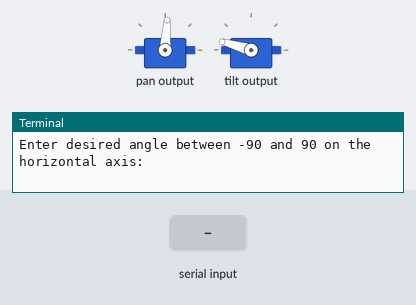
Recording of a program running on a simulated Raspberry Pi (BCM pin numbers) with a Pan-Tilt HAT. Parts: 2 × servo, the last lines printed to the terminal. Inputs (shaded band) come from the test bench. The clock reads 2024-03-15 10:24:30 at power-on unless the program sets it; servo angles are drawn from the pulse width (0.5 ms = 0°, 2.5 ms = 180°).

Above: at 1.2 s.
1.3 s: "90" typed at the terminal, then Enter
At 2.5 s:
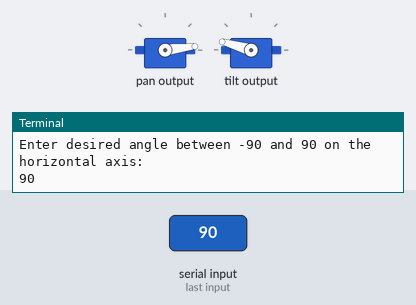
At 3.9 s:
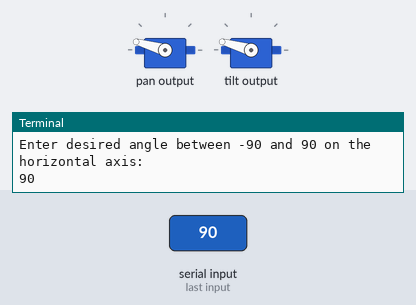
Timing chart, 0 to 16.3 s (numbered marks = the images above; inputs shaded):
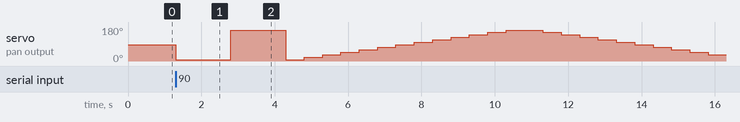

The program:

pthat_ctrl.py
```python
#!/usr/bin/env python

###########################################################################
# Script Name: pthat_cntrl.py
# Create Date: 12/29/2018
# Description: The purpose of this script is to remotely control the pan-tilt
# servo angle of PiCamera.
# Author: Mr. Machine
# Tags: hardware, IoT, servos,
###########################################################################

# Library imports
import pantilthat as pt
from time import sleep, time
from datetime import datetime

#Define sleep time
s =.5     #short sleep interval
ls =1.5   #long sleep interval

# Define script start time
start_time = datetime.utcnow()
now = start_time.strftime("%H:%M:%S")

# Neutral horizontal and vertical servo postions
pt.pan(0)
pt.tilt(90)

pan_in = abs(int(input("Enter desired angle between -90 and 90 on the horizontal axis: ")))

# This list defines the servo angle value increments
pan_presets = [-90, -75, -60, -45, -30, -15, 0, 15, 30, 45, 60, 75, 90]

# Move servo to both viewpoints of input parameters
pt.pan(pan_in * -1)
sleep(ls)
pt.pan(pan_in)
sleep(ls)

# Begin at farthest viewpoint position on right side and loop through servo angle parameters
for x in pan_presets:
    pt.pan(x)
    sleep(s)
for x in pan_presets[::-1]:
    pt.pan(x)
    sleep(s)

# Move servo to both viewpoints of input parameters
pt.pan(pan_in * -1)
sleep(ls)
pt.pan(pan_in)
sleep(ls)

# Define script end time
end_time = datetime.utcnow()
duration = (end_time-start_time).total_seconds()
#time = duration.strftime("%H:%M:%S")
print("Script ran in " + str(round(duration,2)) + " seconds")
```
